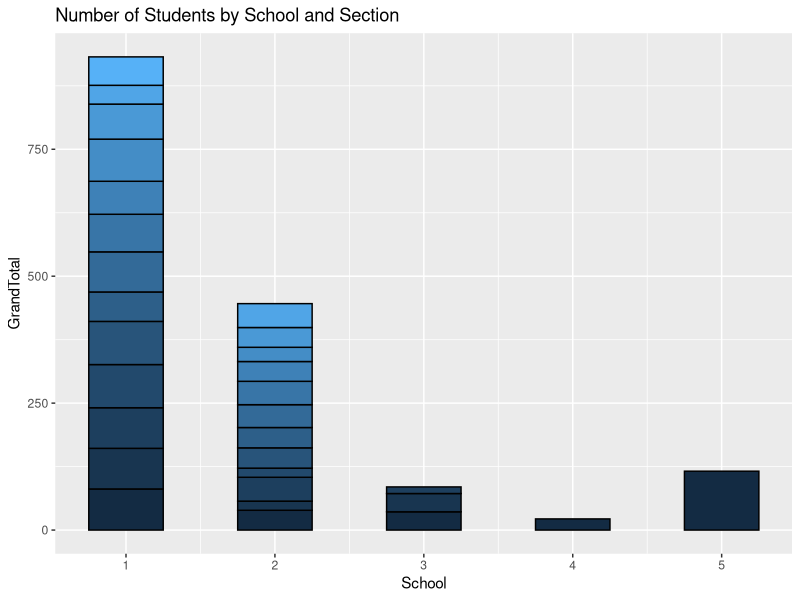
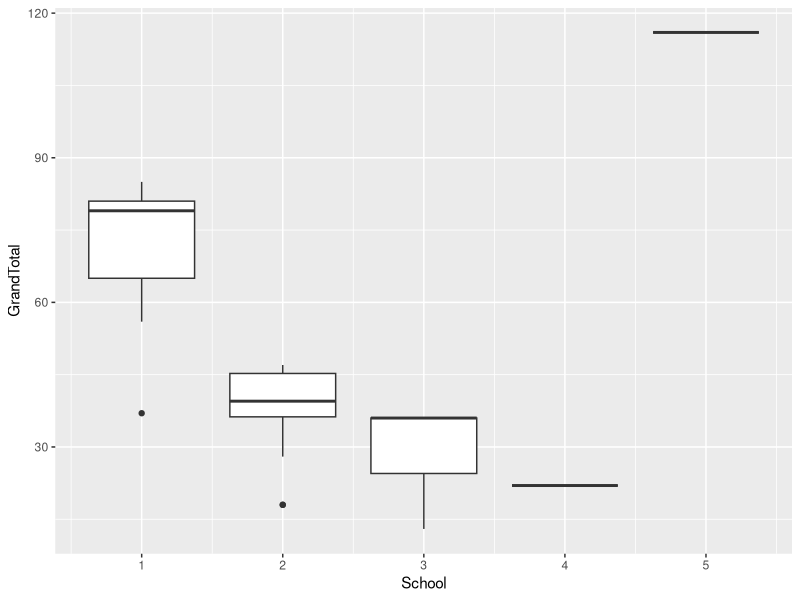
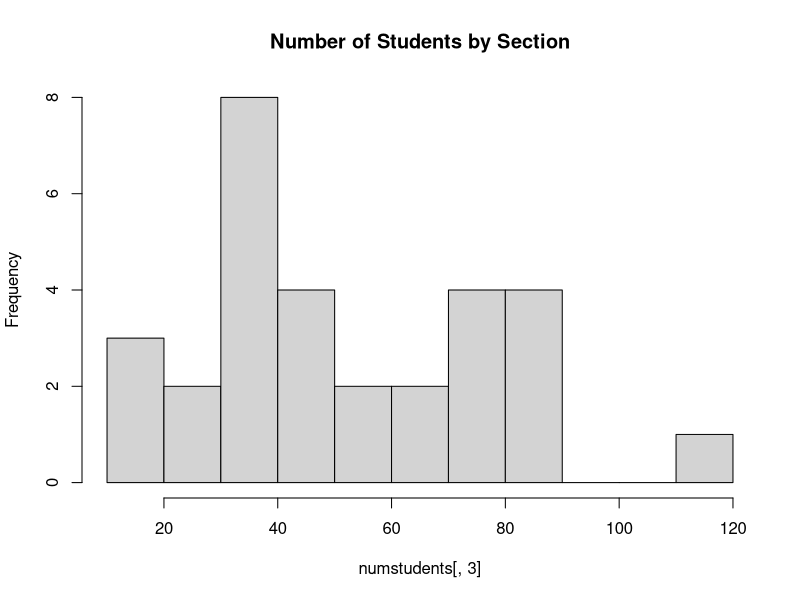

Write the R code that produced these figures, in order. (Note: this script raises an error after producing the figures.)
## ---- chunk 1

if   ("readr"      %in% installed.packages())   {require(readr)}      else {install.packages('readr');      require(readr)}      #used for read csv file
if   ("sqldf"      %in% installed.packages())   {require(sqldf)}      else {install.packages('sqldf');      require(sqldf)}      #used for some sql code
if   ("reshape2"   %in% installed.packages())   {require(reshape2)}   else {install.packages('reshape2');   require(reshape2)}   #used for restructuring data
if   ("dplyr"      %in% installed.packages())   {require(dplyr)}      else {install.packages('dplyr');      require(dplyr)}      #used for joining data
if   ("ggplot2"    %in% installed.packages())   {require(ggplot2)}    else {install.packages('ggplot2');    require(ggplot2)}    #used for visualization

## ---- chunk 2

# make sure that the data-storyteller.csv file is in the current working directory

storyteller <- as.data.frame(read_csv("data-storyteller.csv"))

## ---- chunk 3

# school and section should be factors because they are qualitative and nominal.

for (colnumber in seq(1, 2)) {storyteller[,colnumber] <- as.factor(storyteller[,colnumber])}; rm(colnumber)

# the remaining columns should be integer. No credit for partially completed lessons.

for (colnumber in seq(3, 8)) {storyteller[,colnumber] <- as.integer(storyteller[,colnumber])}; rm(colnumber)

## ---- chunk 4

# columns are ordered from greatest to least in terms of lessons completed.

storyteller <- 

       sqldf('select
              School,
             Section,
           Completed,
     `Very Ahead +5`,
       `Middling +0`,
       `Behind -1-5`,
  `More behind -6-10`,
    `Very behind -11`
   from storyteller');

head(storyteller)

## ---- chunk 5

# create df

numstudents <- 
  as.data.frame(cbind(
  School       = storyteller$School,
  Section      = storyteller$Section,
  GrandTotal   = rowSums(storyteller[3:8])))

# stacked bar

ggplot(numstudents,
aes(fill=Section, y=GrandTotal, x=School)) +
geom_bar(position="stack", stat="identity", width = .5, color = 'black') + 
ggtitle("Number of Students by School and Section") +
theme(legend.position = "none")

# other charts

ggplot(numstudents[, c(1, 3)], aes(y=GrandTotal, x=School, group=School)) + geom_boxplot()   #box plot
hist(numstudents[,3], breaks = 10, main = 'Number of Students by Section')                   #histogram
tapply(numstudents$GrandTotal, numstudents$School, FUN = summary)                            #summary stats

## ---- chunk 6

# what percent of students are in school A and B?

paste0(round(sum(numstudents[which(numstudents$School == 1 | numstudents$School == 2), 3]) / sum(numstudents[, 3]) * 100, 0), '%')

# how much higher is the average number of students per section in school A than the other schools?

melt(round(tapply(numstudents$GrandTotal, numstudents$School, FUN = mean), 0), varnames = 'School', value.name = 'StudentsPerSection')

## ---- chunk 7

# create summary table by number of students for each school / category

summarytable1 <- aggregate(storyteller[,3:8], by=list(storyteller$School), sum)
summarytable1$GrandTotal <- as.integer(rowSums(summarytable1[,-1]))

# create a summary table by percentage of grand total for each school / category

summarytable2 <- summarytable1
for (colnumber in seq(2, 7)) {
  newcol <- paste0(round(summarytable2[,colnumber] /
  .GlobalEnv$summarytable2$GrandTotal, 2) * 100, '%')
  summarytable2[,colnumber] <- newcol }
summarytable2$GrandTotal <- replicate(5, '100%')

# combine tables to show both number of students and % of grand total together

summarytable3 <- rbind(summarytable1, summarytable2)
summarytable3 <- sqldf('select * from summarytable3 order by `Group.1` asc')

summarytable4 <- as.data.frame(rbind(
  
  paste0(
    summarytable3[1,], ' (', summarytable3[2,], ')'),
  paste0(
    summarytable3[3,], ' (', summarytable3[4,], ')'),
  paste0(
    summarytable3[5,], ' (', summarytable3[6,], ')'),
  paste0(
    summarytable3[7,], ' (', summarytable3[8,], ')'),
  paste0(
    summarytable3[9,], ' (', summarytable3[10,], ')')))

colnames(summarytable4) <- colnames(summarytable1)
summarytable4

## ---- chunk 8

# create summary table by number of students for school B section / category

schoolBtable1 <- storyteller[which(storyteller$School == 'B'),]
schoolBtable1$GrandTotal <- as.integer(rowSums(schoolBtable1[,-c(1,2)]))

# create a summary table by percentage of grand total for school B section / category

schoolBtable2 <- schoolBtable1
for (colnumber in seq(3, 8)) {
  newcol <- round(schoolBtable2[,colnumber] /
  .GlobalEnv$schoolBtable2$GrandTotal, 2) * 100
  newcol <- paste0(newcol, '%')
  schoolBtable2[,colnumber] <- newcol }
schoolBtable2$GrandTotal <- replicate(dim(schoolBtable2)[1], '100%')

# combine tables to show both number of students and % of grand total together

schoolBtable3 <- rbind(schoolBtable1, schoolBtable2)
schoolBtable3 <- sqldf('select * from schoolBtable3 order by School, Section asc')

schoolBtable4 <- as.data.frame(rbind(
  
  paste0(  schoolBtable3[1,], ' (', schoolBtable3[2,], ')'),     paste0(  schoolBtable3[3,], ' (', schoolBtable3[4,], ')'),
  paste0(  schoolBtable3[5,], ' (', schoolBtable3[6,], ')'),     paste0(  schoolBtable3[7,], ' (', schoolBtable3[8,], ')'),
  paste0(  schoolBtable3[9,], ' (', schoolBtable3[10,], ')'),    paste0(  schoolBtable3[11,], ' (', schoolBtable3[12,], ')'),
  paste0(  schoolBtable3[13,], ' (', schoolBtable3[14,], ')'),   paste0(  schoolBtable3[15,], ' (', schoolBtable3[16,], ')'),
  paste0(  schoolBtable3[17,], ' (', schoolBtable3[18,], ')'),   paste0(  schoolBtable3[19,], ' (', schoolBtable3[20,], ')'),
  paste0(  schoolBtable3[21,], ' (', schoolBtable3[22,], ')'),   paste0(  schoolBtable3[23,], ' (', schoolBtable3[24,], ')')))

colnames(schoolBtable4) <- colnames(schoolBtable1)
schoolBtable4

## ---- chunk 9

# create a lookup table that will be used to lookup the grand total of students

storytellerlookup                 <- storyteller
storytellerlookup$GrandTotal      <- as.integer(rowSums(storytellerlookup[,-c(1,2)]))
storytellerlookup$lookupID        <- paste(storytellerlookup$School, storytellerlookup$Section, sep = '-')
storytellerlookup                 <- storytellerlookup[,which(colnames(storytellerlookup) %in% c('GrandTotal', 'lookupID'))]

# create a collapsed table that will be used to create stacked bar visualization

storytellerstacked                <- melt(storyteller, id = c('School', 'Section'), variable.name = 'Category', value.name =  'Students')
storytellerstacked$lookupID       <- paste(storytellerstacked$School, storytellerstacked$Section, sep = '-')
storytellerstacked                <- left_join(storytellerstacked, storytellerlookup, on = 'lookupID')
storytellerstacked$pctTotal       <- round((storytellerstacked$Students / storytellerstacked$GrandTotal)*100, 0)
storytellerstacked$GroupSection   <- ifelse(storytellerstacked$School == 'B' & storytellerstacked$Section %in% c(4, 5, 6, 10, 12), 'SecB', 'Rest')
storytellerstacked$GroupSection   <- paste(storytellerstacked$School, storytellerstacked$GroupSection, sep = '-')
SchoolBBreakdown                  <- storytellerstacked[which(storytellerstacked$School == 'B'),]

# create a stacked bar chart showing school B and the percent of students breakdown by section

  ggplot(SchoolBBreakdown, aes(fill=Category, y=Students, x=Section)) +
  geom_bar(position="fill", stat="identity") +
  ggtitle("School B Breakdown")

# create a stacked bar chart showing the best school B sections versus the rest of the school sections

  ggplot(storytellerstacked, aes(fill=Category, y=Students, x=GroupSection)) +
  geom_bar(position="fill", stat="identity") + 
  ggtitle("School B Sections 4, 5, 6, 10, 12 Vs Rest",
  subtitle = 'High performing Sections Grouped as B-SecB')

## ---- chunk 10

# create a new dataset with the combined dimensions
storytellernew <- storyteller
storytellernew$OnTrack <- storytellernew$`Very Ahead +5` + storytellernew$`Middling +0` + storytellernew$Completed
storytellernew$Behind <- storytellernew$`Behind -1-5` + storytellernew$`More Behind -6-10` + storytellernew$`Very Behind -11`
storytellernew <- storytellernew[, which(colnames(storytellernew) %in% c('School', 'Section', 'OnTrack', 'Behind'))]
storytellernew <- melt(storytellernew, id = c('School', 'Section'), variable.name = 'Category', value.name =  'Students')

  #visualize by school
  ggplot(storytellernew,
  aes(fill=Category, y=Students, x=School)) +
  geom_bar(position="fill", stat="identity") + 
  ggtitle("Combined Dimensions by Section")
  
  #visualize by section
  ggplot(storytellernew,
  aes(fill=Category, y=Students, x=paste(School, Section))) +
  geom_bar(position="fill", stat="identity") +
  ggtitle("Combined Dimensions by Section")
